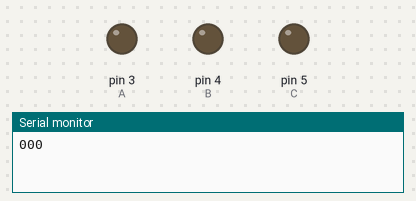
Recording of a sketch running on a simulated Arduino Uno, built with avr-gcc and run on an emulated ATmega328P. Parts: output pins drawn as LEDs (lit = HIGH), the last lines printed to the serial monitor.

Above: at 0.5 s.
At 2.5 s:
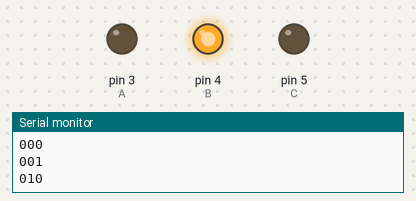
At 3.5 s:
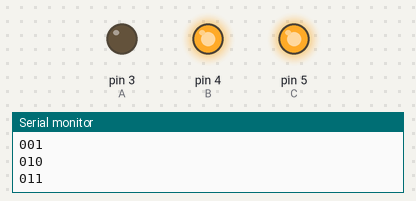
At 4.5 s:
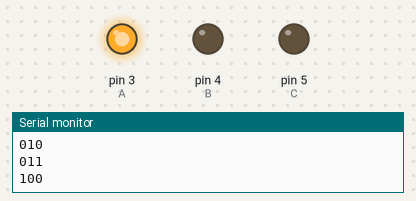
At 6.5 s:
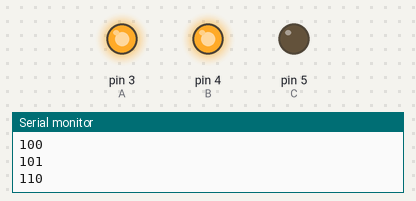
At 9.5 s:
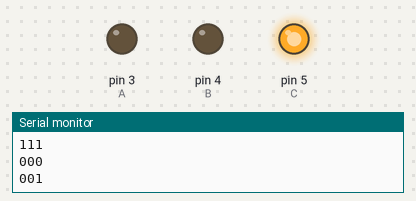
Timing chart, 0 to 10.4 s (numbered marks = the images above):
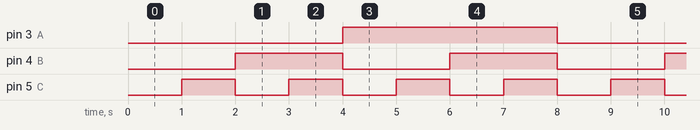

Measured:
- by itself, pin 3 (A): alternates HIGH for 4.0 s and LOW for 4.0 s
- by itself, pin 4 (B): alternates HIGH for 2.0 s and LOW for 2.0 s
- by itself, pin 5 (C): alternates HIGH for 1.0 s and LOW for 1.0 s

The sketch:

D11_D12.ino
```cpp
int A=3;
int B=4;
int C=5;

void setup() {
  Serial.begin(9600);
  pinMode(A, OUTPUT);
  pinMode(B, OUTPUT);
  pinMode(C, OUTPUT);
}

void loop() {
  // put your main code here, to run repeatedly:
  for (int i=0; i<2; i++){
    for (int j=0; j<2; j++){
      for (int k=0; k<2; k++){
        digitalWrite(A,i);
        digitalWrite(B,j);
        digitalWrite(C,k);
        Serial.print(i);
        Serial.print(j);
        Serial.print(k);
        Serial.println();
        delay(1000);
      }
    }
  }
}
```
